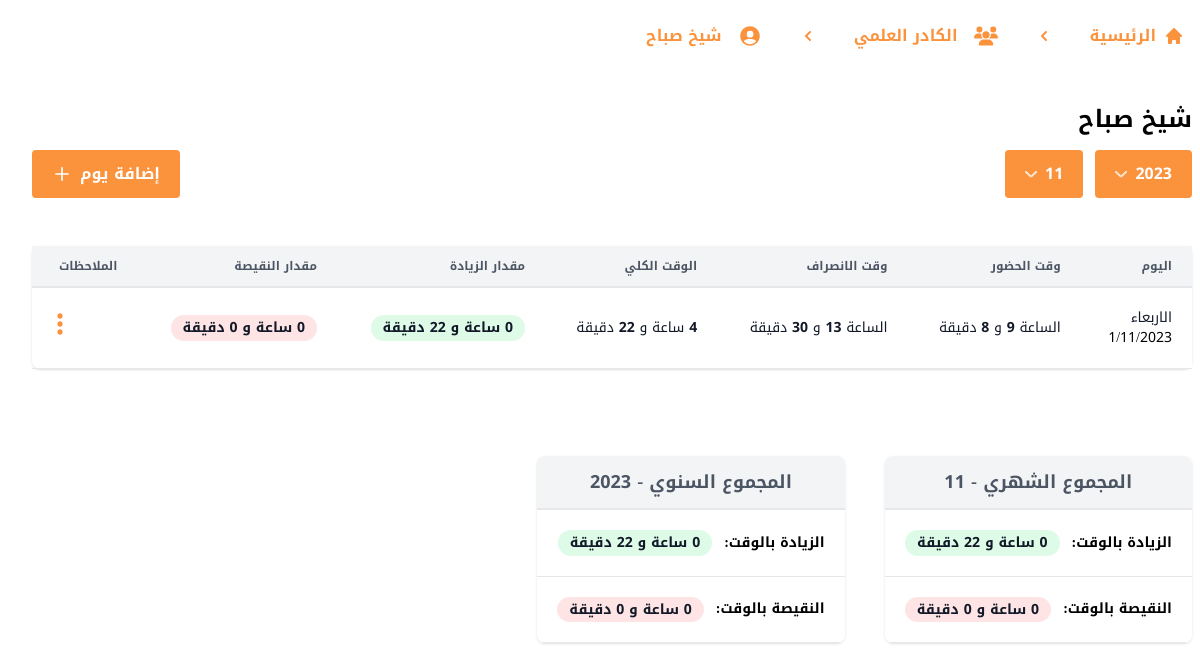
Page /4/profile/5/8/10/ on the earlier database version.
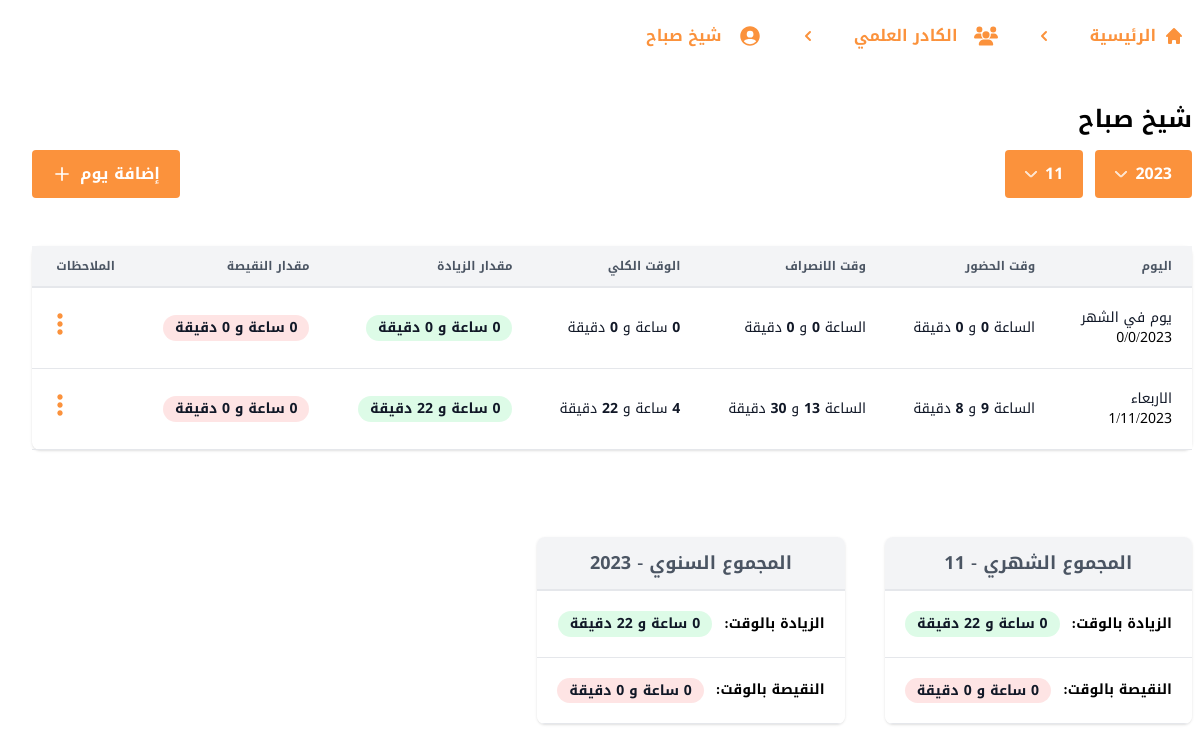
Same page on the later database version.
### main/models.py (models this page shows, shortened)
class Day(models.Model):
    employee = models.ForeignKey(Employee, on_delete=models.CASCADE, related_name="days")
    month = models.ForeignKey(Month, on_delete=models.CASCADE, related_name="days")
    year = models.ForeignKey(Year, on_delete=models.CASCADE, related_name="days")
    title = models.CharField(max_length=50, default="يوم في الشهر", null=True, blank=True)
    date_month = models.CharField(max_length=50, default=0, null=True, blank=True)
    date_day = models.CharField(max_length=50, default=0, null=True, blank=True)
    required_hours = models.PositiveIntegerField()
    required_minutes = models.PositiveIntegerField()
    attend_hour = models.PositiveIntegerField(null=True, blank=True)
    attend_minute = models.PositiveIntegerField(null=True, blank=True)
    leave_hour = models.PositiveIntegerField(null=True, blank=True)
    leave_minute = models.PositiveIntegerField(null=True, blank=True)
    more_hours = models.PositiveIntegerField(default=0)
    more_minutes = models.PositiveIntegerField(default=0)
    less_hours = models.PositiveIntegerField(default=0)
    less_minutes = models.PositiveIntegerField(default=0)
    total_hours = models.IntegerField(default=0)
    total_minutes = models.IntegerField(default=0)
    exit_hour = models.PositiveIntegerField(null=True, blank=True)
    exit_minute = models.PositiveIntegerField(null=True, blank=True)
    enter_hour = models.PositiveIntegerField(null=True, blank=True)
    enter_minute = models.PositiveIntegerField(null=True, blank=True)
    time_off = models.BooleanField(default=False)
    note = models.CharField(max_length=2000, null=True, blank=True)
    class Meta:
        ordering = ['-id']

class Year(models.Model):
    employee = models.ForeignKey(Employee, on_delete=models.CASCADE, related_name="years", null=True, blank=True)
    title = models.CharField(max_length=10, default="سنة بدون عنوان")
    more_hours = models.PositiveIntegerField(default=0)
    more_minutes = models.PositiveIntegerField(default=0)
    less_hours = models.PositiveIntegerField(default=0)
    less_minutes = models.PositiveIntegerField(default=0)
    class Meta:
        ordering = ['-id']

### main/views.py (the view)
# urls.py: path("<str:groupId>/profile/<str:employeeId>/<str:yearId>/<str:monthId>/", views.profile, name="profile"),
def profile(request, groupId, employeeId, yearId, monthId):
    group = Group.objects.get(id=groupId)
    employee = group.employees.get(id=employeeId)
    current_year = employee.years.get(id=yearId)
    current_month = current_year.months.get(id=monthId)
    employee_days = current_month.days.all()
    context = {
        "group": group,
        "employee": employee,
        "current_year": current_year,
        "current_month": current_month,
        "employee_days": employee_days,
    }
    return render(request, "main/pages/profile.html", context)

### main/templates/main/pages/profile.html (shortened to what the changed rows need)
{% extends "main/layout.html" %}
{% block body %}
<div class="mx-auto" x-data="{ modalOpen: false }">
    <div class="py-8">
        <div>
            <h2 class="mb-4 text-2xl font-semibold leading-tight">{{ employee.name }}</h2>
        </div>
        <div class="flex flex-col justify-between my-2 sm:flex-row">
            <div class="flex flex-row mb-1 sm:mb-0">
                <div
                    x-data="{ dropdownOpen: false}"
                    @click.outside="dropdownOpen = false"
                    class="relative inline-block text-right"
                >
                    <button
                        @click="dropdownOpen = !dropdownOpen"
                        class="flex items-center px-5 py-3 font-semibold text-white bg-orange-400 rounded"
                    >
                        {{ current_year.title }}
                    <span class="pr-2">
                    </span>
                    </button>
                </div>
            </div>
        </div>
        <div class="px-4 py-4 pt-10 pb-16 -mx-4 overflow-visible overflow-x-auto sm:-mx-8 sm:px-8">
            <div class="inline-block min-w-full overflow-visible rounded-lg shadow">
                <table class="min-w-full leading-normal">
                    <thead>
                        <tr>
                            <th
                                class="px-5 py-3 text-xs font-semibold text-right text-gray-600 bg-gray-100 border-b-2 border-gray-200">
                                اليوم
                            </th>
                            <th
                                class="px-5 py-3 text-xs font-semibold text-right text-gray-600 bg-gray-100 border-b-2 border-gray-200">
                                وقت الحضور
                            </th>
                            <th
                                class="px-5 py-3 text-xs font-semibold text-right text-gray-600 bg-gray-100 border-b-2 border-gray-200">
                                وقت الانصراف
                            </th>
                            <th
                                class="px-5 py-3 text-xs font-semibold text-right text-gray-600 bg-gray-100 border-b-2 border-gray-200">
                                الوقت الكلي
                            </th>
                            <th
                                class="px-5 py-3 text-xs font-semibold text-right text-gray-600 bg-gray-100 border-b-2 border-gray-200">
                                مقدار الزيادة
                            </th>
                            <th
                                class="px-5 py-3 text-xs font-semibold text-right text-gray-600 bg-gray-100 border-b-2 border-gray-200">
                                مقدار النقيصة
                            </th>
                            <th
                                class="px-5 py-3 text-xs font-semibold text-right text-gray-600 bg-gray-100 border-b-2 border-gray-200">
                                الملاحظات
                            </th>
                        </tr>
                    </thead>
                    <tbody>
                        {% for day in employee_days %}
                        <tr
                            class="
                                {% if not day.exit_hour or not day.enter_hour %}
                                border-b
                                {% endif %}
                                border-gray-200
                            "
                        >
                            <td class="px-5 py-5 text-sm bg-white">
                                <p class="text-gray-900 whitespace-no-wrap">
                                    {% if day.title %}
                                        {{ day.title }}
                                    {% else %}
                                        بدون عنوان
                                    {% endif %}
                                </p>
                                {{ day.date_day }}/{{ day.date_month }}/{{ current_year.title }}
                            </td>
                            {% if day.time_off %}
                            <td class="pb-4 border-b" colspan="5">
                                <span class="font-semibold bg-orange-200 mx-2 bg-opacity-50 rounded-full px-3 w-fit">
                                    يوم إجازة
                                </span>
                            </td>
                            {% else %}
                            <td class="px-5 py-5 text-sm bg-white">
                                <p class="text-gray-900 whitespace-no-wrap">
                                    الساعة
                                    <span class="font-bold">{{ day.attend_hour }}</span>
                                     و
                                    <span class="font-bold">{{ day.attend_minute }}</span>
                                    دقيقة
                                </p>
                            </td>
                            <td class="px-5 py-5 text-sm bg-white">
                                <p class="text-gray-900 whitespace-no-wrap">
                                    الساعة
                                    <span class="font-bold">{{ day.leave_hour }}</span>
                                     و
                                    <span class="font-bold">{{ day.leave_minute }}</span>
                                    دقيقة
                                </p>
                            </td>
                            <td class="px-5 py-5 text-sm bg-white">
                                <p class="text-gray-900 whitespace-no-wrap">
                                    <span class="font-bold">{{ day.total_hours }}</span>
                                    ساعة و
                                    <span class="font-bold">{{ day.total_minutes }}</span>
                                    دقيقة
                                </p>
                            </td>
                            <td class="px-5 py-5 text-sm bg-white">
                                <span class="relative inline-block px-3 py-1 font-semibold leading-tight text-green-900">
                                    <span class="absolute inset-0 bg-green-200 rounded-full opacity-50"></span>
                                    <span class="relative">
                                        <p class="text-gray-900 whitespace-no-wrap">
                                            <span class="font-bold">{{ day.more_hours }}</span>
                                            ساعة و
                                            <span class="font-bold">{{ day.more_minutes }}</span>
                                            دقيقة
                                        </p>
                                    </span>
                                </span>
                            </td>
                            <td class="px-5 py-5 text-sm bg-white">
                                <span class="relative inline-block px-3 py-1 font-semibold leading-tight text-red-900">
                                    <span class="absolute inset-0 bg-red-200 rounded-full opacity-50"></span>
                                    <span class="relative">
                                        <p class="text-gray-900 whitespace-no-wrap">
                                            <span class="font-bold">{{ day.less_hours }}</span>
                                            ساعة و
                                            <span class="font-bold">{{ day.less_minutes }}</span>
                                            دقيقة
                                        </p>
                                    </span>
                                </span>
                            </td>
                            {% endif %}
                            <td
                                x-data="{ optionsOpen: false}"
                                @click.outside="optionsOpen = false"
                                class="relative px-5 py-5"
                            >
                                <div
                                    @click="optionsOpen = !optionsOpen"
                                    class="absolute text-orange-400 cursor-pointer left-3 top-1/4"
                                >
                                    <div class="transition-all rounded-full hover:bg-gray-100">
                                        <svg stroke="currentColor" fill="currentColor" stroke-width="0" viewBox="0 0 24 24" height="2rem" width="2rem" xmlns="http://www.w3.org/2000/svg">
                                            <path d="M12 10c-1.1 0-2 .9-2 2s.9 2 2 2 2-.9 2-2-.9-2-2-2zm0-6c-1.1 0-2 .9-2 2s.9 2 2 2 2-.9 2-2-.9-2-2-2zm0 12c-1.1 0-2 .9-2 2s.9 2 2 2 2-.9 2-2-.9-2-2-2z"></path>
                                        </svg>
                                    </div>
                                </div>
                            </td>
                        </tr>
                        {% endfor %}
                    </tbody>
                </table>
            </div>
        </div>
        <div class="flex items-center justify-start gap-10">
            <div class="flex justify-center px-4 py-4 mx-auto overflow-x-auto sm:-mx-8 sm:px-8">
                <div class="inline-block overflow-hidden rounded-lg shadow">
                    <table class="min-w-full leading-normal">
                        <thead>
                            <tr>
                                <th
                                    class="px-5 py-3 text-lg font-semibold text-center text-gray-600 bg-gray-100 border-b-2 border-gray-200">
                                    المجموع الشهري - {{ current_month.title }}
                                </th>
                            </tr>
                        </thead>
                    </table>
                </div>
            </div>
            <div class="flex justify-center px-4 py-4 mx-auto overflow-x-auto sm:-mx-8 sm:px-8">
                <div class="inline-block overflow-hidden rounded-lg shadow">
                    <table class="min-w-full leading-normal">
                        <thead>
                            <tr>
                                <th
                                    class="px-5 py-3 text-lg font-semibold text-center text-gray-600 bg-gray-100 border-b-2 border-gray-200">
                                    المجموع السنوي - {{ current_year.title }}
                                </th>
                            </tr>
                        </thead>
                        <tbody>
                            <tr>
                                <td class="flex items-center px-5 py-5 text-sm bg-white border-b border-gray-200 gap-x-3">
                                    <span class="relative inline-block px-3 py-1 font-semibold leading-tight text-green-900">
                                        <span class="relative">
                                            <p class="text-gray-900 whitespace-no-wrap">
                                                <span class="font-bold">{{ current_year.more_hours }}</span>
                                                ساعة و
                                                <span class="font-bold">{{ current_year.more_minutes }}</span>
                                                دقيقة
                                            </p>
                                        </span>
                                    </span>
                                </td>
                            </tr>
                            <tr>
                                <td class="flex items-center px-5 py-5 text-sm bg-white border-b border-gray-200 gap-x-3">
                                    <span class="relative inline-block px-3 py-1 font-semibold leading-tight text-red-900">
                                        <span class="relative">
                                            <p class="text-gray-900 whitespace-no-wrap">
                                                <span class="font-bold">{{ current_year.less_hours }}</span>
                                                ساعة و
                                                <span class="font-bold">{{ current_year.less_minutes }}</span>
                                                دقيقة
                                            </p>
                                        </span>
                                    </span>
                                </td>
                            </tr>
                        </tbody>
                    </table>
                </div>
            </div>
        </div>
    </div>
</div>
{% endblock %}

Differences in the rows shown:
added Day: title "يوم في الشهر", date_month "0", {{ current_year.title }} "2023", attend_hour "0", attend_minute "0", leave_hour "0", leave_minute "0", total_hours "0", total_minutes "0", more_hours "0", more_minutes "0", less_hours "0", less_minutes "0"
